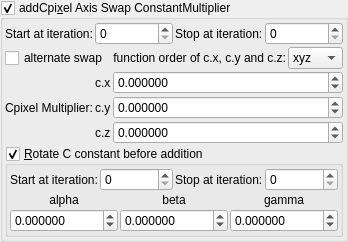
    <widget class="MyGroupBox" name="groupCheck_transf_addCpixel_enabled_false">
     <property name="toolTip">
      <string>&lt;html&gt;&lt;head/&gt;&lt;body&gt;&lt;p&gt;Cpixel is CVector3 c = ( c.x, c.y, c.z). It is each original point (pixel) in 3D space where the iteration starts from, ( c = original z for each point .) It is commonly found in formula structures z = f(z) + c.&lt;/p&gt;&lt;p&gt;The Cpixel multiplier effectively scales this point &amp;quot;c&amp;quot;.&lt;/p&gt;&lt;p&gt;This transform allows the swapping of the order of the &amp;quot;CVector3 c&amp;quot; components before being multiplied by &amp;quot;CVector3 z&amp;quot; components.&lt;/p&gt;&lt;/body&gt;&lt;/html&gt;</string>
     </property>
     <property name="title">
      <string>addCpi&amp;xel Axis Swap ConstantMultiplier</string>
     </property>
     <property name="checkable">
      <bool>true</bool>
     </property>
     <layout class="QVBoxLayout" name="verticalLayout_50">
      <property name="spacing">
       <number>2</number>
      </property>
      <property name="leftMargin">
       <number>2</number>
      </property>
      <property name="topMargin">
       <number>2</number>
      </property>
      <property name="rightMargin">
       <number>2</number>
      </property>
      <property name="bottomMargin">
       <number>2</number>
      </property>
      <item>
       <layout class="QGridLayout" name="gridLayout_63" columnstretch="0,1,0,1">
        <property name="spacing">
         <number>2</number>
        </property>
        <item row="1" column="2">
         <widget class="QLabel" name="label_250">
          <property name="text">
           <string>Stop at iteration:</string>
          </property>
         </widget>
        </item>
        <item row="1" column="1">
         <widget class="MySpinBox" name="spinboxInt_transf_start_iterations_H">
          <property name="sizePolicy">
           <sizepolicy hsizetype="Minimum" vsizetype="Maximum">
            <horstretch>0</horstretch>
            <verstretch>0</verstretch>
           </sizepolicy>
          </property>
          <property name="maximum">
           <number>999</number>
          </property>
         </widget>
        </item>
        <item row="1" column="3">
         <widget class="MySpinBox" name="spinboxInt_transf_stop_iterations_H">
          <property name="sizePolicy">
           <sizepolicy hsizetype="Minimum" vsizetype="Maximum">
            <horstretch>0</horstretch>
            <verstretch>0</verstretch>
           </sizepolicy>
          </property>
          <property name="maximum">
           <number>999</number>
          </property>
         </widget>
        </item>
        <item row="1" column="0">
         <widget class="QLabel" name="label_251">
          <property name="text">
           <string>Start at iteration:</string>
          </property>
         </widget>
        </item>
       </layout>
      </item>
      <item>
       <layout class="QGridLayout" name="gridLayout_25" columnstretch="0,0,0,1">
        <property name="spacing">
         <number>2</number>
        </property>
        <item row="0" column="3">
         <widget class="MyComboBox" name="comboBox_mandelbulbMulti_order_of_xyz">
          <item>
           <property name="text">
            <string notr="true">xyz</string>
           </property>
          </item>
          <item>
           <property name="text">
            <string notr="true">xzy</string>
           </property>
          </item>
          <item>
           <property name="text">
            <string notr="true">yxz</string>
           </property>
          </item>
          <item>
           <property name="text">
            <string notr="true">yzx</string>
           </property>
          </item>
          <item>
           <property name="text">
            <string notr="true">zxy</string>
           </property>
          </item>
          <item>
           <property name="text">
            <string notr="true">zyx</string>
           </property>
          </item>
         </widget>
        </item>
        <item row="0" column="0" colspan="2">
         <widget class="MyCheckBox" name="checkBox_transf_alternate_enabled_false">
          <property name="text">
           <string>alternate swap</string>
          </property>
         </widget>
        </item>
        <item row="0" column="2">
         <widget class="QLabel" name="label_2">
          <property name="text">
           <string>function order of c.x, c.y and c.z:</string>
          </property>
          <property name="alignment">
           <set>Qt::AlignRight|Qt::AlignTrailing|Qt::AlignVCenter</set>
          </property>
         </widget>
        </item>
        <item row="1" column="2" colspan="2">
         <widget class="MyDoubleSpinBox" name="spinbox3_transf_constant_multiplier_111_x">
          <property name="sizePolicy">
           <sizepolicy hsizetype="Minimum" vsizetype="Maximum">
            <horstretch>0</horstretch>
            <verstretch>0</verstretch>
           </sizepolicy>
          </property>
          <property name="prefix">
           <string/>
          </property>
          <property name="decimals">
           <number>6</number>
          </property>
          <property name="minimum">
           <double>-99.989999999999995</double>
          </property>
          <property name="singleStep">
           <double>0.100000000000000</double>
          </property>
         </widget>
        </item>
        <item row="1" column="1">
         <widget class="QLabel" name="label_118">
          <property name="text">
           <string notr="true">c.x</string>
          </property>
         </widget>
        </item>
        <item row="3" column="2" colspan="2">
         <widget class="MyDoubleSpinBox" name="spinbox3_transf_constant_multiplier_111_z">
          <property name="sizePolicy">
           <sizepolicy hsizetype="Minimum" vsizetype="Maximum">
            <horstretch>0</horstretch>
            <verstretch>0</verstretch>
           </sizepolicy>
          </property>
          <property name="prefix">
           <string/>
          </property>
          <property name="decimals">
           <number>6</number>
          </property>
          <property name="minimum">
           <double>-99.989999999999995</double>
          </property>
          <property name="singleStep">
           <double>0.100000000000000</double>
          </property>
         </widget>
        </item>
        <item row="1" column="0" rowspan="3">
         <widget class="QLabel" name="label_123">
          <property name="text">
           <string>Cpixel Multiplier:</string>
          </property>
         </widget>
        </item>
        <item row="2" column="2" colspan="2">
         <widget class="MyDoubleSpinBox" name="spinbox3_transf_constant_multiplier_111_y">
          <property name="sizePolicy">
           <sizepolicy hsizetype="Minimum" vsizetype="Maximum">
            <horstretch>0</horstretch>
            <verstretch>0</verstretch>
           </sizepolicy>
          </property>
          <property name="prefix">
           <string/>
          </property>
          <property name="decimals">
           <number>6</number>
          </property>
          <property name="minimum">
           <double>-99.989999999999995</double>
          </property>
          <property name="singleStep">
           <double>0.100000000000000</double>
          </property>
         </widget>
        </item>
        <item row="3" column="1">
         <widget class="QLabel" name="label_122">
          <property name="text">
           <string notr="true">c.z</string>
          </property>
         </widget>
        </item>
        <item row="2" column="1">
         <widget class="QLabel" name="label_114">
          <property name="text">
           <string notr="true">c.y</string>
          </property>
         </widget>
        </item>
       </layout>
      </item>
      <item>
       <widget class="MyGroupBox" name="groupCheck_transf_rotation_enabled">
        <property name="title">
         <string>&amp;Rotate C constant before addition</string>
        </property>
        <property name="checkable">
         <bool>true</bool>
        </property>
        <layout class="QVBoxLayout" name="verticalLayout_9" stretch="0,0">
         <property name="spacing">
          <number>2</number>
         </property>
         <property name="leftMargin">
          <number>2</number>
         </property>
         <property name="topMargin">
          <number>2</number>
         </property>
         <property name="rightMargin">
          <number>2</number>
         </property>
         <property name="bottomMargin">
          <number>2</number>
         </property>
         <item>
          <layout class="QGridLayout" name="gridLayout_62" columnstretch="0,1,0,1">
           <property name="spacing">
            <number>2</number>
           </property>
           <item row="1" column="2">
            <widget class="QLabel" name="label_247">
             <property name="text">
              <string>Stop at iteration:</string>
             </property>
            </widget>
           </item>
           <item row="1" column="3">
            <widget class="MySpinBox" name="spinboxInt_transf_stop_iterations_G">
             <property name="sizePolicy">
              <sizepolicy hsizetype="Minimum" vsizetype="Maximum">
               <horstretch>0</horstretch>
               <verstretch>0</verstretch>
              </sizepolicy>
             </property>
             <property name="maximum">
              <number>999</number>
             </property>
            </widget>
           </item>
           <item row="1" column="1">
            <widget class="MySpinBox" name="spinboxInt_transf_start_iterations_G">
             <property name="sizePolicy">
              <sizepolicy hsizetype="Minimum" vsizetype="Maximum">
               <horstretch>0</horstretch>
               <verstretch>0</verstretch>
              </sizepolicy>
             </property>
             <property name="maximum">
              <number>999</number>
             </property>
            </widget>
           </item>
           <item row="1" column="0">
            <widget class="QLabel" name="label_246">
             <property name="text">
              <string>Start at iteration:</string>
             </property>
            </widget>
           </item>
          </layout>
         </item>
         <item>
          <layout class="QGridLayout" name="gridLayout_12">
           <property name="spacing">
            <number>2</number>
           </property>
           <item row="1" column="0">
            <widget class="QLabel" name="label_39">
             <property name="text">
              <string notr="true">alpha</string>
             </property>
             <property name="alignment">
              <set>Qt::AlignCenter</set>
             </property>
            </widget>
           </item>
           <item row="2" column="0">
            <widget class="MyDoubleSpinBox" name="spinboxd3_transf_rotation_x">
             <property name="sizePolicy">
              <sizepolicy hsizetype="Minimum" vsizetype="Maximum">
               <horstretch>0</horstretch>
               <verstretch>0</verstretch>
              </sizepolicy>
             </property>
             <property name="prefix">
              <string/>
             </property>
             <property name="suffix">
              <string/>
             </property>
             <property name="decimals">
              <number>6</number>
             </property>
             <property name="minimum">
              <double>-36000.000000000000000</double>
             </property>
             <property name="maximum">
              <double>36000.000000000000000</double>
             </property>
             <property name="singleStep">
              <double>1.000000000000000</double>
             </property>
            </widget>
           </item>
           <item row="2" column="1">
            <widget class="MyDoubleSpinBox" name="spinboxd3_transf_rotation_y">
             <property name="sizePolicy">
              <sizepolicy hsizetype="Minimum" vsizetype="Maximum">
               <horstretch>0</horstretch>
               <verstretch>0</verstretch>
              </sizepolicy>
             </property>
             <property name="prefix">
              <string/>
             </property>
             <property name="suffix">
              <string/>
             </property>
             <property name="decimals">
              <number>6</number>
             </property>
             <property name="minimum">
              <double>-36000.000000000000000</double>
             </property>
             <property name="maximum">
              <double>36000.000000000000000</double>
             </property>
             <property name="singleStep">
              <double>1.000000000000000</double>
             </property>
            </widget>
           </item>
           <item row="2" column="2">
            <widget class="MyDoubleSpinBox" name="spinboxd3_transf_rotation_z">
             <property name="sizePolicy">
              <sizepolicy hsizetype="Minimum" vsizetype="Maximum">
               <horstretch>0</horstretch>
               <verstretch>0</verstretch>
              </sizepolicy>
             </property>
             <property name="prefix">
              <string/>
             </property>
             <property name="suffix">
              <string/>
             </property>
             <property name="decimals">
              <number>6</number>
             </property>
             <property name="minimum">
              <double>-36000.000000000000000</double>
             </property>
             <property name="maximum">
              <double>36000.000000000000000</double>
             </property>
             <property name="singleStep">
              <double>1.000000000000000</double>
             </property>
            </widget>
           </item>
           <item row="1" column="1">
            <widget class="QLabel" name="label_40">
             <property name="text">
              <string notr="true">beta</string>
             </property>
             <property name="alignment">
              <set>Qt::AlignCenter</set>
             </property>
            </widget>
           </item>
           <item row="1" column="2">
            <widget class="QLabel" name="label_41">
             <property name="text">
              <string notr="true">gamma</string>
             </property>
             <property name="alignment">
              <set>Qt::AlignCenter</set>
             </property>
            </widget>
           </item>
          </layout>
         </item>
        </layout>
       </widget>
      </item>
     </layout>
    </widget>
